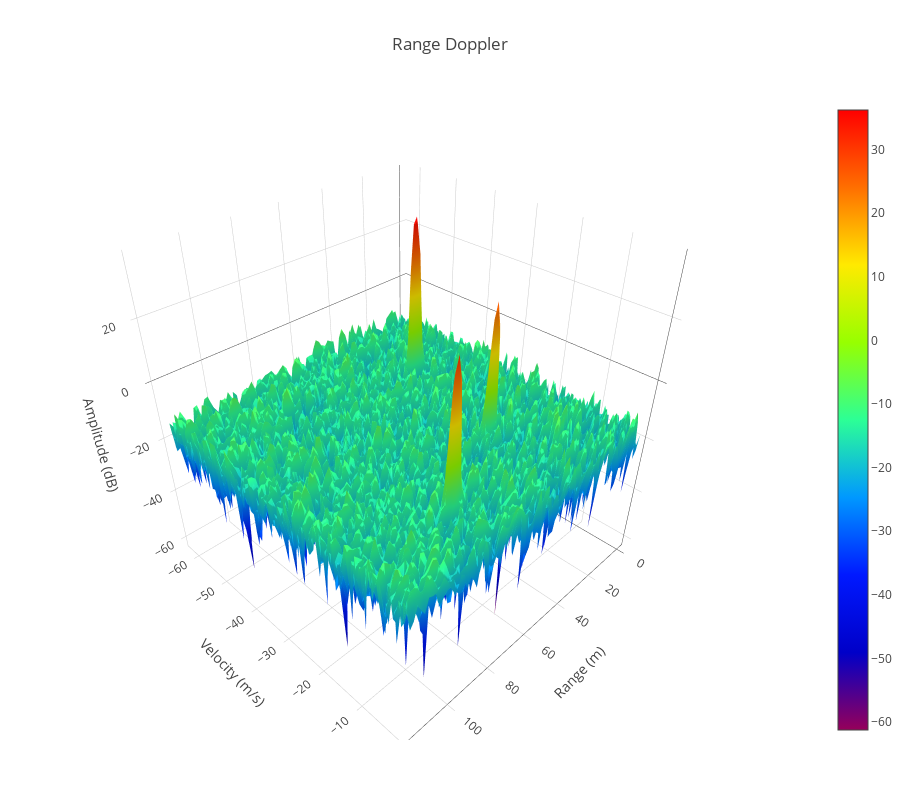

The cell this chart's notebook holds for it:
### Code cell
temp = np.abs(
    range_doppler[0, :, :int(radar.receiver["samples_per_chirp"] / 2)])
temp = 20 * np.log10(temp)

range_axis = np.linspace(
    0,
    radar.sys_params['max_range'],
    int(radar.receiver["samples_per_chirp"] / 2),
    endpoint=False)

doppler_axis = np.linspace(-radar.sys_params['unambiguous_speed'], 0, tx["chirp_counts"], endpoint=False)

data = [go.Surface(x=range_axis, y=doppler_axis, z=temp, colorscale="Rainbow")]

layout = go.Layout(
    title="Range Doppler",
    height=800,
    scene=dict(
        xaxis=dict(title="Range (m)"),
        yaxis=dict(title="Velocity (m/s)"),
        zaxis=dict(title="Amplitude (dB)"),
        aspectmode="cube",
    ),
    margin=dict(l=0, r=0, b=60, t=100),
    legend=dict(orientation="h"),
)

fig = go.Figure(data=data, layout=layout)
iplot(fig, filename="range_doppler")

### Figure 1 — Plotly figure (JSON) as saved in the notebook; plotly's stock layout.template omitted (floating-point values rounded to 4 significant figures; data arrays with more than 128 entries replaced by an {"elided": "..."} marker saying what was removed)
{"data": [{"colorscale": "Rainbow", "type": "surface", "uid": "2867019a-356e-4a7c-9c60-79e34ac2ed4b", "x": [0, 1.5, 3.0, 4.5, 6.0, 7.5, 9.0, 10.5, 12.0, 13.5, 15.0, 16.5, 18.0, 19.5, 21.0, 22.5, 24.0, 25.5, 27.0, 28.5, 30.0, 31.5, 33.0, 34.5, 36.0, 37.5, 39.0, 40.5, 42.0, 43.5, 45.0, 46.5, 48.0, 49.5, 51.0, 52.5, 54.0, 55.5, 57.0, 58.5, 60.0, 61.5, 63.0, 64.5, 66.0, 67.5, 69.0, 70.5, 72.0, 73.5, 75.0, 76.5, 78.0, 79.5, 81.0, 82.5, 84.0, 85.5, 87.0, 88.5, 90.0, 91.5, 93.0, 94.5, 96.0, 97.5, 99.0, 100.5, 102.0, 103.5, 105.0, 106.5, 108.0, 109.5, 111.0, 112.5, 114.0, 115.5, 117.0, 118.5], "y": {"elided": "256 float values"}, "z": {"elided": "256x80 float values"}}], "layout": {"height": 800, "legend": {"orientation": "h"}, "margin": {"b": 60, "l": 0, "r": 0, "t": 100}, "scene": {"aspectmode": "cube", "xaxis": {"title": {"text": "Range (m)"}}, "yaxis": {"title": {"text": "Velocity (m/s)"}}, "zaxis": {"title": {"text": "Amplitude (dB)"}}}, "title": {"text": "Range Doppler"}}}
